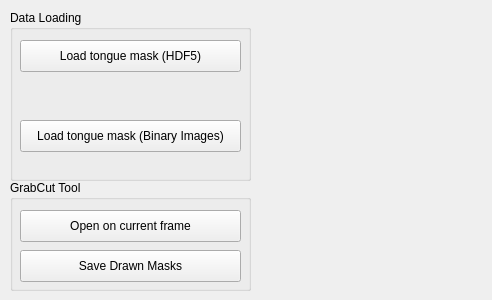
<?xml version="1.0" encoding="UTF-8"?>
<ui version="4.0">
 <class>Tongue_Widget</class>
 <widget class="QWidget" name="Tongue_Widget">
  <property name="geometry">
   <rect>
    <x>0</x>
    <y>0</y>
    <width>492</width>
    <height>300</height>
   </rect>
  </property>
  <property name="windowTitle">
   <string>Form</string>
  </property>
  <widget class="QGroupBox" name="groupBox">
   <property name="geometry">
    <rect>
     <x>10</x>
     <y>10</y>
     <width>241</width>
     <height>171</height>
    </rect>
   </property>
   <property name="title">
    <string>Data Loading</string>
   </property>
   <widget class="QPushButton" name="load_hdf_btn">
    <property name="geometry">
     <rect>
      <x>10</x>
      <y>30</y>
      <width>221</width>
      <height>32</height>
     </rect>
    </property>
    <property name="text">
     <string>Load tongue mask (HDF5)</string>
    </property>
   </widget>
   <widget class="QPushButton" name="load_img_btn">
    <property name="geometry">
     <rect>
      <x>10</x>
      <y>110</y>
      <width>221</width>
      <height>32</height>
     </rect>
    </property>
    <property name="text">
     <string>Load tongue mask (Binary Images)</string>
    </property>
   </widget>
  </widget>
  <widget class="QGroupBox" name="groupBox_2">
   <property name="geometry">
    <rect>
     <x>10</x>
     <y>180</y>
     <width>241</width>
     <height>111</height>
    </rect>
   </property>
   <property name="title">
    <string>GrabCut Tool</string>
   </property>
   <widget class="QPushButton" name="begin_grabcut_btn">
    <property name="geometry">
     <rect>
      <x>10</x>
      <y>30</y>
      <width>221</width>
      <height>32</height>
     </rect>
    </property>
    <property name="text">
     <string>Open on current frame</string>
    </property>
   </widget>
   <widget class="QPushButton" name="savemasks_btn">
    <property name="geometry">
     <rect>
      <x>10</x>
      <y>70</y>
      <width>221</width>
      <height>32</height>
     </rect>
    </property>
    <property name="text">
     <string>Save Drawn Masks</string>
    </property>
   </widget>
  </widget>
 </widget>
 <resources/>
 <connections/>
</ui>
